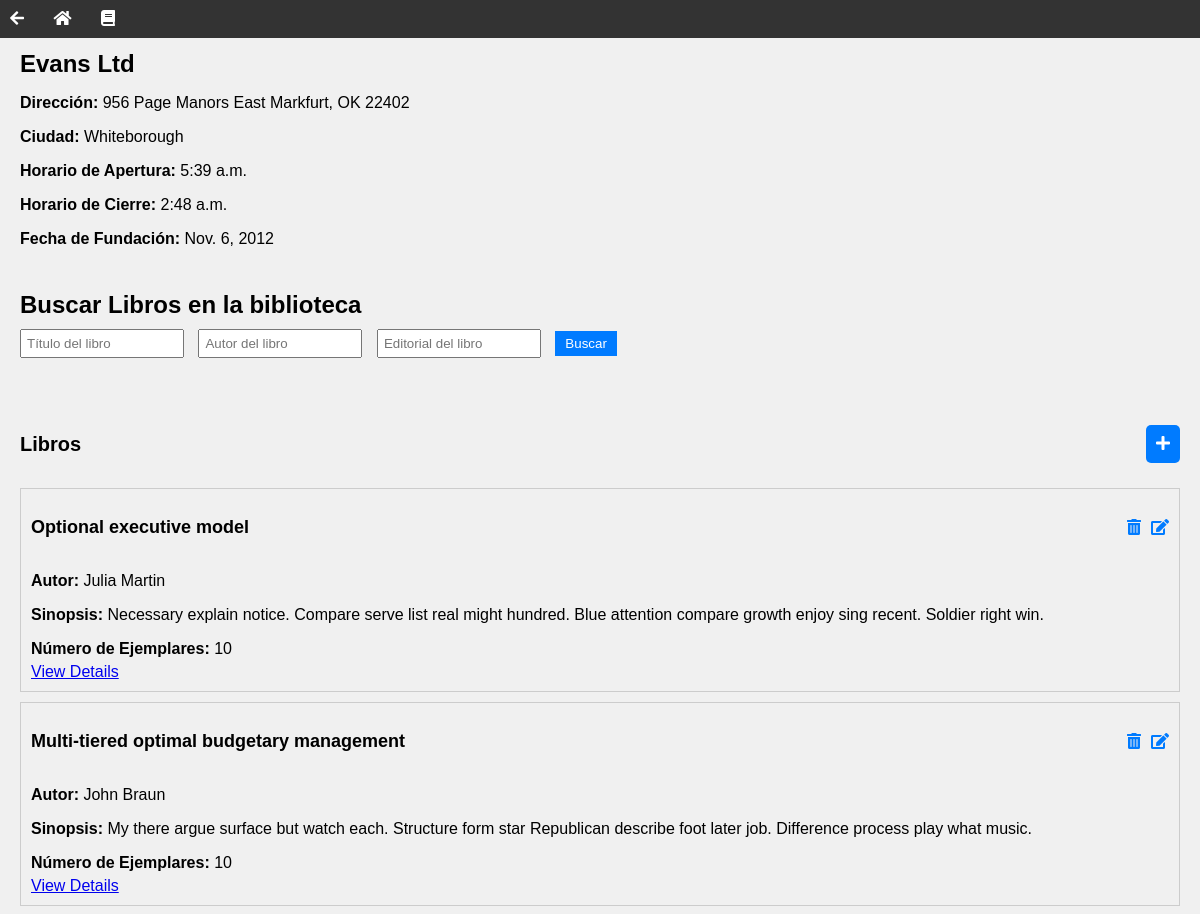
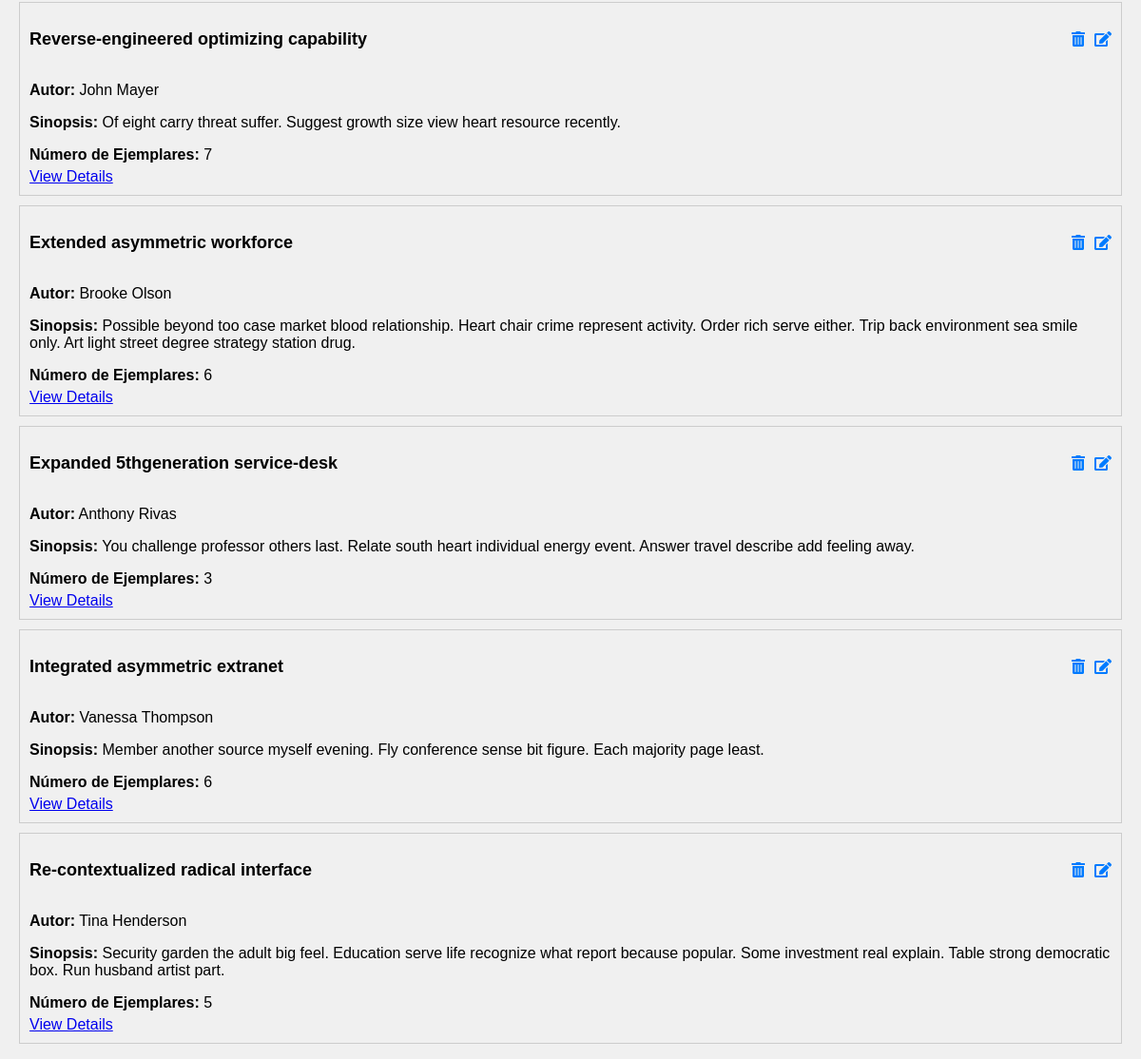
Page /bibliotecas/31/ on the committed database (2 pictures, top to bottom).
### biblioteca/models.py (models this page shows, shortened)
class Biblioteca(models.Model):
    nombre = models.CharField(max_length=100)
    direccion = models.CharField(max_length=200, help_text="Debe contener un número al final")
    ciudad = models.CharField(max_length=100)
    horario_apertura = models.TimeField()
    horario_cierre = models.TimeField()
    fecha_fundacion = models.DateField()
    normas = models.FileField(upload_to='normas/', null=True, blank=True)

class Libro(models.Model):
    titulo = models.CharField(max_length=200)
    autor = models.CharField(max_length=100)
    sinopsis = models.TextField()
    anio_publicacion = models.DateField()
    editorial = models.CharField(max_length=100)
    isbn = models.CharField(max_length=17, help_text="Formato: 0-7645-2641-3")
    num_ejemplares = models.IntegerField()
    biblioteca = models.ForeignKey(Biblioteca, on_delete=models.CASCADE)

### biblioteca/views.py (the view, shortened to what this page needs)
# urls.py: path("bibliotecas/<int:biblioteca_id>/", views.biblioteca_detail, name="biblioteca_detail"),
def biblioteca_detail(request, biblioteca_id):
    biblioteca = repository.get_biblioteca(biblioteca_id)
    libros = biblioteca.libro_set.all()
    titulo = None
    autor = None
    editorial = None
    return render(request, "biblioteca_detail.html", {"biblioteca": biblioteca, "libros": libros, "titulo": titulo, "autor": autor, "editorial": editorial})

### biblioteca/service.py (called while the page is built)
    def get_biblioteca(self, biblioteca_id):
        return Biblioteca.objects.get(id=biblioteca_id)

### biblioteca/templates/biblioteca_detail.html (shortened to what this page needs)
{% extends "base.html" %}
{% block content %}
<h1 class="biblioteca-detail-title">{{ biblioteca.nombre }}</h1>
<p class="biblioteca-detail-info"><strong>Dirección:</strong> {{ biblioteca.direccion }}</p>
<p class="biblioteca-detail-info"><strong>Ciudad:</strong> {{ biblioteca.ciudad }}</p>
<p class="biblioteca-detail-info"><strong>Horario de Apertura:</strong> {{ biblioteca.horario_apertura }}</p>
<p class="biblioteca-detail-info"><strong>Horario de Cierre:</strong> {{ biblioteca.horario_cierre }}</p>
<p class="biblioteca-detail-info"><strong>Fecha de Fundación:</strong> {{ biblioteca.fecha_fundacion }}</p>
<h2 class="biblioteca-detail-libros-header">Buscar Libros en la biblioteca</h2>
<div class="biblioteca-detail-search-menu">
    <form method="post">
        <input type="text" name="titulo" placeholder="Título del libro" class="biblioteca-detail-search-input">
        <input type="text" name="autor" placeholder="Autor del libro" class="biblioteca-detail-search-input">
        <input type="text" name="editorial" placeholder="Editorial del libro" class="biblioteca-detail-search-input">
        <button type="submit" class="biblioteca-detail-search-button">Buscar</button>
    </form>
</div>
<div class="biblioteca-detail-libros-header">
    <h2 class="biblioteca-detail-libros-title">Libros</h2>
    <a href="{% url 'form_create_libro' %}" class="biblioteca-detail-create-button">
        <i class="fas fa-plus"></i>
    </a>
</div>
<ul class="biblioteca-detail-libros-list">
    {% for libro in libros %}
    <li class="biblioteca-detail-libro-item">
        <div class="biblioteca-detail-libro-item-content">
            <h3 class="biblioteca-detail-libro-title">{{ libro.titulo }}</h3>
            <div class="biblioteca-detail-libro-actions">
                <a href="{% url 'delete_libro' libro.id %}" class="biblioteca-detail-delete-button">
                    <i class="fas fa-trash-alt"></i>
                </a>
                <a href="{% url 'form_edit_libro' libro.id %}" class="biblioteca-detail-edit-button">
                    <i class="fas fa-edit"></i>
                </a>
            </div>
        </div>
        <p class="biblioteca-detail-libro-info"><strong>Autor:</strong> {{ libro.autor }}</p>
        <p class="biblioteca-detail-libro-info"><strong>Sinopsis:</strong> {{ libro.sinopsis }}</p>
        <p class="biblioteca-detail-libro-info"><strong>Número de Ejemplares:</strong> {{ libro.num_ejemplares }}</p>
        <a href="{% url 'libro_detail' libro.id %}" class="biblioteca-detail-libro-info">View Details</a>
    </li>
    {% endfor %}
</ul>
{% endblock %}

### biblioteca/static/styles.css (style rules this page uses)
body { font-family: Arial, sans-serif; margin: 0; padding: 0; background-color: #f0f0f0; }
.biblioteca-detail-title { font-size: 24px; margin-bottom: 10px; }
.biblioteca-detail-info { margin-bottom: 5px; }
.biblioteca-detail-libros-header { display: flex; justify-content: space-between; align-items: center; margin-top: 20px; margin-bottom: 10px; }
.biblioteca-detail-search-menu { margin-bottom: 20px; }
.biblioteca-detail-search-input { width: 150px; margin-right: 10px; padding: 5px; }
.biblioteca-detail-search-button { padding: 5px 10px; background-color: #007bff; color: #fff; border: none; cursor: pointer; }
.biblioteca-detail-libros-title { font-size: 20px; }
.biblioteca-detail-create-button { color: #ffffff; background-color: #007bff; border: none; padding: 10px; border-radius: 5px; text-decoration: none; }
.biblioteca-detail-libros-list { list-style-type: none; padding: 0; }
.biblioteca-detail-libro-item { border: 1px solid #ccc; padding: 10px; margin-bottom: 10px; }
.biblioteca-detail-libro-item-content { display: flex; justify-content: space-between; align-items: center; }
.biblioteca-detail-libro-title { font-size: 18px; }
.biblioteca-detail-libro-actions { display: flex; align-items: center; }
.biblioteca-detail-edit-button, .biblioteca-detail-delete-button { color: #007bff; margin-left: 10px; }
.biblioteca-detail-libro-info { margin-bottom: 5px; }

### rows in the picture
Biblioteca: nombre "Evans Ltd", direccion "956 Page Manors East Markfurt, OK 22402", ciudad "Whiteborough", horario_apertura "5:39 a.m.", horario_cierre "2:48 a.m.", fecha_fundacion "Nov. 6, 2012"
Libro: titulo "Optional executive model", autor "Julia Martin", sinopsis "Necessary explain notice. Compare serve list real might hundred. Blue attention compare growth enjoy sing recent. Soldier right win.", num_ejemplares "10"
Libro: titulo "Multi-tiered optimal budgetary management", autor "John Braun", sinopsis "My there argue surface but watch each. Structure form star Republican describe foot later job. Difference process play what music.", num_ejemplares "10"
Libro: titulo "Reverse-engineered optimizing capability", autor "John Mayer", sinopsis "Of eight carry threat suffer. Suggest growth size view heart resource recently.", num_ejemplares "7"
Libro: titulo "Extended asymmetric workforce", autor "Brooke Olson", sinopsis "Possible beyond too case market blood relationship. Heart chair crime represent activity. Order rich serve either. Trip back environment sea smile only. Art light street degree strategy station drug.", num_ejemplares "6"
Libro: titulo "Expanded 5thgeneration service-desk", autor "Anthony Rivas", sinopsis "You challenge professor others last. Relate south heart individual energy event. Answer travel describe add feeling away.", num_ejemplares "3"
Libro: titulo "Integrated asymmetric extranet", autor "Vanessa Thompson", sinopsis "Member another source myself evening. Fly conference sense bit figure. Each majority page least.", num_ejemplares "6"
Libro: titulo "Re-contextualized radical interface", autor "Tina Henderson", sinopsis "Security garden the adult big feel. Education serve life recognize what report because popular. Some investment real explain. Table strong democratic box. Run husband artist part.", num_ejemplares "5"
